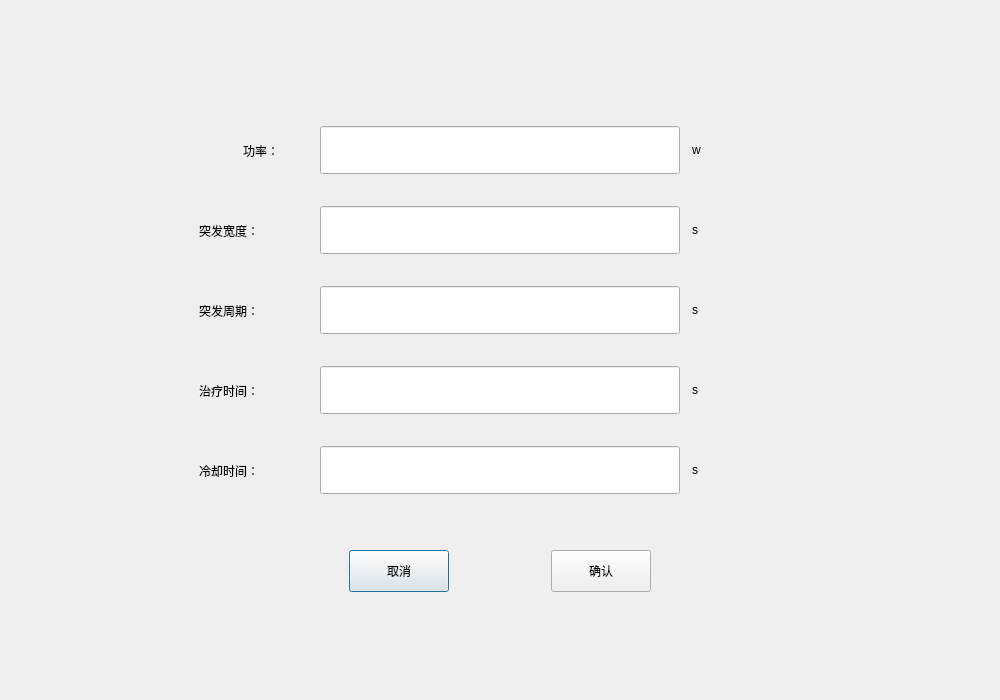
<?xml version="1.0" encoding="UTF-8"?>
<ui version="4.0">
 <class>ParamConfig</class>
 <widget class="QDialog" name="ParamConfig">
  <property name="geometry">
   <rect>
    <x>0</x>
    <y>0</y>
    <width>1000</width>
    <height>700</height>
   </rect>
  </property>
  <property name="sizePolicy">
   <sizepolicy hsizetype="Fixed" vsizetype="Fixed">
    <horstretch>0</horstretch>
    <verstretch>0</verstretch>
   </sizepolicy>
  </property>
  <property name="minimumSize">
   <size>
    <width>1000</width>
    <height>700</height>
   </size>
  </property>
  <property name="maximumSize">
   <size>
    <width>16777215</width>
    <height>16666</height>
   </size>
  </property>
  <property name="focusPolicy">
   <enum>Qt::FocusPolicy::ClickFocus</enum>
  </property>
  <property name="styleSheet">
   <string notr="true"/>
  </property>
  <widget class="QLabel" name="label">
   <property name="geometry">
    <rect>
     <x>243</x>
     <y>135</y>
     <width>65</width>
     <height>32</height>
    </rect>
   </property>
   <property name="text">
    <string>功率：</string>
   </property>
  </widget>
  <widget class="QLineEdit" name="power">
   <property name="geometry">
    <rect>
     <x>320</x>
     <y>126</y>
     <width>360</width>
     <height>48</height>
    </rect>
   </property>
   <property name="focusPolicy">
    <enum>Qt::FocusPolicy::StrongFocus</enum>
   </property>
  </widget>
  <widget class="QLineEdit" name="width">
   <property name="geometry">
    <rect>
     <x>320</x>
     <y>206</y>
     <width>360</width>
     <height>48</height>
    </rect>
   </property>
   <property name="focusPolicy">
    <enum>Qt::FocusPolicy::StrongFocus</enum>
   </property>
  </widget>
  <widget class="QLineEdit" name="circle">
   <property name="geometry">
    <rect>
     <x>320</x>
     <y>286</y>
     <width>360</width>
     <height>48</height>
    </rect>
   </property>
   <property name="focusPolicy">
    <enum>Qt::FocusPolicy::StrongFocus</enum>
   </property>
  </widget>
  <widget class="QPushButton" name="btn1">
   <property name="geometry">
    <rect>
     <x>349</x>
     <y>550</y>
     <width>100</width>
     <height>42</height>
    </rect>
   </property>
   <property name="text">
    <string>取消</string>
   </property>
  </widget>
  <widget class="QPushButton" name="btn2">
   <property name="geometry">
    <rect>
     <x>551</x>
     <y>550</y>
     <width>100</width>
     <height>42</height>
    </rect>
   </property>
   <property name="text">
    <string>确认</string>
   </property>
  </widget>
  <widget class="QLabel" name="label_2">
   <property name="geometry">
    <rect>
     <x>199</x>
     <y>215</y>
     <width>109</width>
     <height>32</height>
    </rect>
   </property>
   <property name="text">
    <string>突发宽度：</string>
   </property>
  </widget>
  <widget class="QLabel" name="label_3">
   <property name="geometry">
    <rect>
     <x>199</x>
     <y>295</y>
     <width>109</width>
     <height>32</height>
    </rect>
   </property>
   <property name="text">
    <string>突发周期：</string>
   </property>
  </widget>
  <widget class="QLabel" name="label_4">
   <property name="geometry">
    <rect>
     <x>199</x>
     <y>375</y>
     <width>109</width>
     <height>32</height>
    </rect>
   </property>
   <property name="text">
    <string>治疗时间：</string>
   </property>
  </widget>
  <widget class="QLabel" name="title">
   <property name="geometry">
    <rect>
     <x>445</x>
     <y>16</y>
     <width>111</width>
     <height>40</height>
    </rect>
   </property>
   <property name="text">
    <string/>
   </property>
  </widget>
  <widget class="QLabel" name="label_5">
   <property name="geometry">
    <rect>
     <x>424</x>
     <y>555</y>
     <width>152</width>
     <height>32</height>
    </rect>
   </property>
   <property name="text">
    <string/>
   </property>
  </widget>
  <widget class="QLineEdit" name="treat_time">
   <property name="geometry">
    <rect>
     <x>320</x>
     <y>366</y>
     <width>360</width>
     <height>48</height>
    </rect>
   </property>
   <property name="focusPolicy">
    <enum>Qt::FocusPolicy::StrongFocus</enum>
   </property>
  </widget>
  <widget class="QLineEdit" name="cool_time">
   <property name="geometry">
    <rect>
     <x>320</x>
     <y>446</y>
     <width>360</width>
     <height>48</height>
    </rect>
   </property>
   <property name="focusPolicy">
    <enum>Qt::FocusPolicy::StrongFocus</enum>
   </property>
  </widget>
  <widget class="QLabel" name="label_6">
   <property name="geometry">
    <rect>
     <x>692</x>
     <y>134</y>
     <width>44</width>
     <height>32</height>
    </rect>
   </property>
   <property name="text">
    <string>w</string>
   </property>
  </widget>
  <widget class="QLabel" name="label_7">
   <property name="geometry">
    <rect>
     <x>199</x>
     <y>455</y>
     <width>109</width>
     <height>32</height>
    </rect>
   </property>
   <property name="text">
    <string>冷却时间：</string>
   </property>
  </widget>
  <widget class="QLabel" name="label_8">
   <property name="geometry">
    <rect>
     <x>692</x>
     <y>214</y>
     <width>44</width>
     <height>32</height>
    </rect>
   </property>
   <property name="text">
    <string>s</string>
   </property>
  </widget>
  <widget class="QLabel" name="label_9">
   <property name="geometry">
    <rect>
     <x>692</x>
     <y>294</y>
     <width>44</width>
     <height>32</height>
    </rect>
   </property>
   <property name="text">
    <string>s</string>
   </property>
  </widget>
  <widget class="QLabel" name="label_10">
   <property name="geometry">
    <rect>
     <x>692</x>
     <y>374</y>
     <width>44</width>
     <height>32</height>
    </rect>
   </property>
   <property name="text">
    <string>s</string>
   </property>
  </widget>
  <widget class="QLabel" name="label_11">
   <property name="geometry">
    <rect>
     <x>692</x>
     <y>454</y>
     <width>44</width>
     <height>32</height>
    </rect>
   </property>
   <property name="text">
    <string>s</string>
   </property>
  </widget>
 </widget>
 <resources/>
 <connections/>
</ui>
